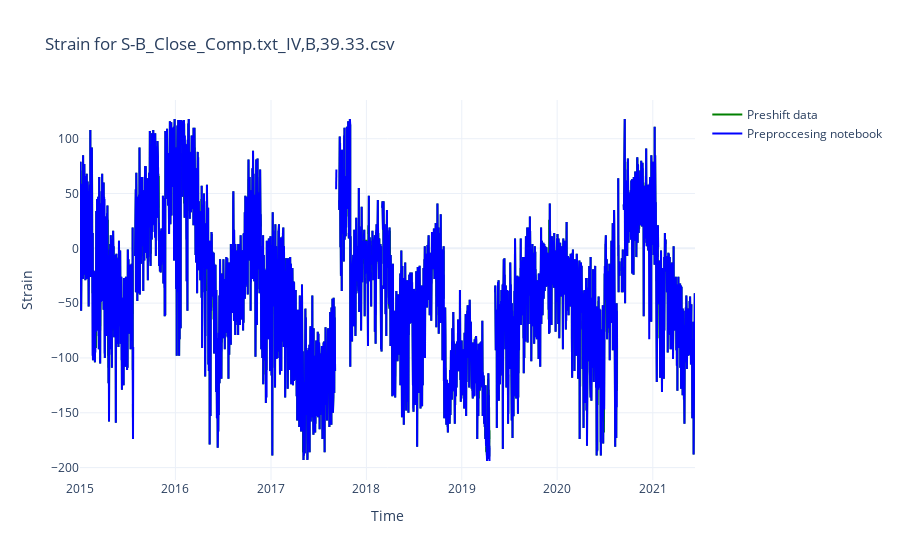

The code cell stored with this chart in its notebook:
### Code cell
fig = go.Figure()

# Add traces for the different data series
fig.add_trace(go.Scatter(x=df_preshift['Time'], y=df_preshift['Strain'], mode='lines', name='Preshift data', line=dict(color='green')))
fig.add_trace(go.Scatter(x=df_filled['Time'], y=df_filled['Strain'], mode='lines', name='Preproccesing notebook', line=dict(color='blue')))
# fig.add_trace(go.Scatter(x=df_original['Time'], y=df_original['Strain'], mode='lines', name='Preproccesing function', line=dict(color='red', dash='dash')))

# Add labels
fig.update_layout(
    title=f'Strain for {file}',
    xaxis_title='Time',
    yaxis_title='Strain',
    template='plotly_white'
)


# Show the plot
fig.show()

### Figure 1 — Plotly figure (JSON) as saved in the notebook; plotly's stock layout.template omitted (floating-point values rounded to 4 significant figures; data arrays with more than 128 entries replaced by an {"elided": "..."} marker saying what was removed)
{"data": [{"line": {"color": "green"}, "mode": "lines", "name": "Preshift data", "type": "scatter", "x": {"elided": "14122 str values"}, "y": {"elided": "14122 int values"}}, {"line": {"color": "blue"}, "mode": "lines", "name": "Preproccesing notebook", "type": "scatter", "x": {"elided": "14122 str values"}, "y": {"elided": "14122 float values"}}], "layout": {"title": {"text": "Strain for S-B_Close_Comp.txt_IV,B,39.33.csv"}, "xaxis": {"title": {"text": "Time"}}, "yaxis": {"title": {"text": "Strain"}}}}
